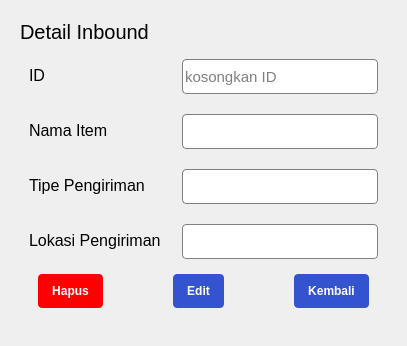
                    <widget class="QWidget" name="inboundSecondPage">
                     <property name="sizePolicy">
                      <sizepolicy hsizetype="Expanding" vsizetype="Expanding">
                       <horstretch>0</horstretch>
                       <verstretch>0</verstretch>
                      </sizepolicy>
                     </property>
                     <property name="styleSheet">
                      <string notr="true">#fieldInbound_0,
#fieldInbound_1,
#fieldInbound_2,
#fieldInbound_3
{
	border: 1px solid #808080;
	border-radius: 4px;
}

#inboundBackBtn, #inboundEditBtn{
	border-radius: 4px;
	background-color: #3454cf;
	padding: 10px 14px;
	color: #fff;
}

#inboundDeleteBtn{
	border-radius: 4px;
	background-color: red;
	padding: 10px 14px;
	color: #fff;
}</string>
                     </property>
                     <layout class="QVBoxLayout" name="verticalLayout_25">
                      <item>
                       <widget class="QWidget" name="inboundSecondContent" native="true">
                        <property name="sizePolicy">
                         <sizepolicy hsizetype="Expanding" vsizetype="Expanding">
                          <horstretch>0</horstretch>
                          <verstretch>0</verstretch>
                         </sizepolicy>
                        </property>
                        <property name="styleSheet">
                         <string notr="true"/>
                        </property>
                        <layout class="QVBoxLayout" name="verticalLayout_26">
                         <item>
                          <widget class="QLabel" name="detailInbound">
                           <property name="sizePolicy">
                            <sizepolicy hsizetype="Preferred" vsizetype="Preferred">
                             <horstretch>0</horstretch>
                             <verstretch>0</verstretch>
                            </sizepolicy>
                           </property>
                           <property name="maximumSize">
                            <size>
                             <width>16777215</width>
                             <height>40</height>
                            </size>
                           </property>
                           <property name="font">
                            <font>
                             <pointsize>15</pointsize>
                            </font>
                           </property>
                           <property name="text">
                            <string>Detail Inbound</string>
                           </property>
                          </widget>
                         </item>
                         <item>
                          <widget class="QWidget" name="inboundForm" native="true">
                           <property name="sizePolicy">
                            <sizepolicy hsizetype="Expanding" vsizetype="Expanding">
                             <horstretch>0</horstretch>
                             <verstretch>0</verstretch>
                            </sizepolicy>
                           </property>
                           <property name="styleSheet">
                            <string notr="true"/>
                           </property>
                           <layout class="QVBoxLayout" name="verticalLayout_27">
                            <item>
                             <layout class="QFormLayout" name="formLayout_3">
                              <property name="horizontalSpacing">
                               <number>21</number>
                              </property>
                              <property name="verticalSpacing">
                               <number>20</number>
                              </property>
                              <item row="0" column="0">
                               <widget class="QLabel" name="label_8">
                                <property name="maximumSize">
                                 <size>
                                  <width>200</width>
                                  <height>16777215</height>
                                 </size>
                                </property>
                                <property name="font">
                                 <font>
                                  <pointsize>12</pointsize>
                                 </font>
                                </property>
                                <property name="text">
                                 <string>ID</string>
                                </property>
                               </widget>
                              </item>
                              <item row="0" column="1">
                               <widget class="QLineEdit" name="fieldInbound_0">
                                <property name="sizePolicy">
                                 <sizepolicy hsizetype="Preferred" vsizetype="Preferred">
                                  <horstretch>0</horstretch>
                                  <verstretch>0</verstretch>
                                 </sizepolicy>
                                </property>
                                <property name="minimumSize">
                                 <size>
                                  <width>0</width>
                                  <height>35</height>
                                 </size>
                                </property>
                                <property name="maximumSize">
                                 <size>
                                  <width>200</width>
                                  <height>200</height>
                                 </size>
                                </property>
                                <property name="font">
                                 <font>
                                  <pointsize>11</pointsize>
                                 </font>
                                </property>
                                <property name="text">
                                 <string/>
                                </property>
                                <property name="readOnly">
                                 <bool>true</bool>
                                </property>
                                <property name="placeholderText">
                                 <string>kosongkan ID</string>
                                </property>
                               </widget>
                              </item>
                              <item row="1" column="0">
                               <widget class="QLabel" name="label_9">
                                <property name="maximumSize">
                                 <size>
                                  <width>200</width>
                                  <height>16777215</height>
                                 </size>
                                </property>
                                <property name="font">
                                 <font>
                                  <pointsize>12</pointsize>
                                 </font>
                                </property>
                                <property name="text">
                                 <string>Nama Item</string>
                                </property>
                               </widget>
                              </item>
                              <item row="1" column="1">
                               <widget class="QLineEdit" name="fieldInbound_1">
                                <property name="sizePolicy">
                                 <sizepolicy hsizetype="Preferred" vsizetype="Preferred">
                                  <horstretch>0</horstretch>
                                  <verstretch>0</verstretch>
                                 </sizepolicy>
                                </property>
                                <property name="minimumSize">
                                 <size>
                                  <width>0</width>
                                  <height>35</height>
                                 </size>
                                </property>
                                <property name="maximumSize">
                                 <size>
                                  <width>200</width>
                                  <height>200</height>
                                 </size>
                                </property>
                                <property name="font">
                                 <font>
                                  <pointsize>11</pointsize>
                                 </font>
                                </property>
                                <property name="text">
                                 <string/>
                                </property>
                               </widget>
                              </item>
                              <item row="2" column="0">
                               <widget class="QLabel" name="label_10">
                                <property name="font">
                                 <font>
                                  <pointsize>12</pointsize>
                                 </font>
                                </property>
                                <property name="text">
                                 <string>Tipe Pengiriman</string>
                                </property>
                               </widget>
                              </item>
                              <item row="2" column="1">
                               <widget class="QLineEdit" name="fieldInbound_2">
                                <property name="sizePolicy">
                                 <sizepolicy hsizetype="Preferred" vsizetype="Preferred">
                                  <horstretch>0</horstretch>
                                  <verstretch>0</verstretch>
                                 </sizepolicy>
                                </property>
                                <property name="minimumSize">
                                 <size>
                                  <width>0</width>
                                  <height>35</height>
                                 </size>
                                </property>
                                <property name="maximumSize">
                                 <size>
                                  <width>200</width>
                                  <height>200</height>
                                 </size>
                                </property>
                                <property name="font">
                                 <font>
                                  <pointsize>11</pointsize>
                                 </font>
                                </property>
                               </widget>
                              </item>
                              <item row="3" column="0">
                               <widget class="QLabel" name="label_12">
                                <property name="font">
                                 <font>
                                  <pointsize>12</pointsize>
                                 </font>
                                </property>
                                <property name="text">
                                 <string>Lokasi Pengiriman</string>
                                </property>
                               </widget>
                              </item>
                              <item row="3" column="1">
                               <widget class="QLineEdit" name="fieldInbound_3">
                                <property name="sizePolicy">
                                 <sizepolicy hsizetype="Preferred" vsizetype="Preferred">
                                  <horstretch>0</horstretch>
                                  <verstretch>0</verstretch>
                                 </sizepolicy>
                                </property>
                                <property name="minimumSize">
                                 <size>
                                  <width>0</width>
                                  <height>35</height>
                                 </size>
                                </property>
                                <property name="maximumSize">
                                 <size>
                                  <width>200</width>
                                  <height>200</height>
                                 </size>
                                </property>
                                <property name="font">
                                 <font>
                                  <pointsize>11</pointsize>
                                 </font>
                                </property>
                               </widget>
                              </item>
                             </layout>
                            </item>
                            <item alignment="Qt::AlignRight">
                             <widget class="QWidget" name="btnForm_3" native="true">
                              <property name="sizePolicy">
                               <sizepolicy hsizetype="Preferred" vsizetype="Maximum">
                                <horstretch>0</horstretch>
                                <verstretch>0</verstretch>
                               </sizepolicy>
                              </property>
                              <layout class="QHBoxLayout" name="horizontalLayout_11">
                               <property name="spacing">
                                <number>70</number>
                               </property>
                               <item>
                                <widget class="QPushButton" name="inboundDeleteBtn">
                                 <property name="font">
                                  <font>
                                   <pointsize>9</pointsize>
                                   <weight>75</weight>
                                   <bold>true</bold>
                                  </font>
                                 </property>
                                 <property name="cursor">
                                  <cursorShape>PointingHandCursor</cursorShape>
                                 </property>
                                 <property name="text">
                                  <string>Hapus</string>
                                 </property>
                                </widget>
                               </item>
                               <item>
                                <widget class="QPushButton" name="inboundEditBtn">
                                 <property name="font">
                                  <font>
                                   <pointsize>9</pointsize>
                                   <weight>75</weight>
                                   <bold>true</bold>
                                  </font>
                                 </property>
                                 <property name="cursor">
                                  <cursorShape>PointingHandCursor</cursorShape>
                                 </property>
                                 <property name="text">
                                  <string>Edit</string>
                                 </property>
                                </widget>
                               </item>
                               <item>
                                <widget class="QPushButton" name="inboundBackBtn">
                                 <property name="font">
                                  <font>
                                   <pointsize>9</pointsize>
                                   <weight>75</weight>
                                   <bold>true</bold>
                                  </font>
                                 </property>
                                 <property name="cursor">
                                  <cursorShape>PointingHandCursor</cursorShape>
                                 </property>
                                 <property name="text">
                                  <string>Kembali</string>
                                 </property>
                                </widget>
                               </item>
                              </layout>
                             </widget>
                            </item>
                           </layout>
                          </widget>
                         </item>
                        </layout>
                       </widget>
                      </item>
                     </layout>
                    </widget>
